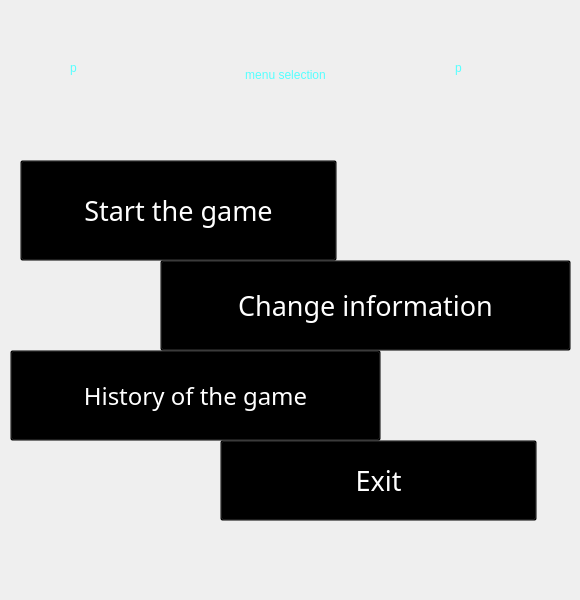
<?xml version="1.0" encoding="UTF-8"?>
<ui version="4.0">
 <class>MenuSelection</class>
 <widget class="QMainWindow" name="MenuSelection">
  <property name="geometry">
   <rect>
    <x>0</x>
    <y>0</y>
    <width>580</width>
    <height>600</height>
   </rect>
  </property>
  <property name="windowTitle">
   <string>MainWindow</string>
  </property>
  <widget class="QWidget" name="centralwidget">
   <widget class="QWidget" name="widget" native="true">
    <property name="geometry">
     <rect>
      <x>0</x>
      <y>0</y>
      <width>580</width>
      <height>600</height>
     </rect>
    </property>
    <property name="styleSheet">
     <string notr="true">QPushButton#exit{ 
background-color: rgba(0,0,0,0);
	color: rgb(255, 255, 255);
}
QPushButton#exit:hover{ 
color:rgba(177,168,182,220)
}
QPushButton#exit:pressed{ 
padding-left:5px;
padding-top:5px;
color:rgba(115 ,128,142,255);
}QPushButton#start{ 
background-color: rgba(0,0,0,0);
	color: rgb(255, 255, 255);
}
QPushButton#start:hover{ 
color:rgba(177,168,182,220)
}
QPushButton#start:pressed{ 
padding-left:5px;
padding-top:5px;
color:rgba(115 ,128,142,255);
}
QPushButton#change_info{ 
background-color: rgba(0,0,0,0);
	color: rgb(255, 255, 255);
}
QPushButton#change_info:hover{ 
color:rgba(177,168,182,220)
}
QPushButton#change_info:pressed{ 
padding-left:5px;
padding-top:5px;
color:rgba(115 ,128,142,255);
}
QPushButton#histoty{ 
background-color: rgba(0,0,0,0);
color: rgb(255, 255, 255);
}
QPushButton#histoty:hover{ 
color:rgba(177,168,182,220)
}
QPushButton#histoty:pressed{ 
padding-left:5px;
padding-top:5px;
color:rgba(115 ,128,142,255);
}
</string>
    </property>
    <widget class="QLabel" name="label">
     <property name="geometry">
      <rect>
       <x>0</x>
       <y>0</y>
       <width>580</width>
       <height>600</height>
      </rect>
     </property>
     <property name="styleSheet">
      <string notr="true">border-image: url(:/resource/Pirate Flag IPhone Wallpaper - IPhone Wallpapers.png);
</string>
     </property>
     <property name="text">
      <string/>
     </property>
    </widget>
    <widget class="QLabel" name="label_2">
     <property name="geometry">
      <rect>
       <x>80</x>
       <y>20</y>
       <width>411</width>
       <height>111</height>
      </rect>
     </property>
     <property name="styleSheet">
      <string notr="true">font: 26pt &quot;Showcard Gothic&quot;;
color: rgb(85, 255, 255);</string>
     </property>
     <property name="text">
      <string>&lt;html&gt;&lt;head/&gt;&lt;body&gt;&lt;p align=&quot;center&quot;&gt;menu selection&lt;/p&gt;&lt;/body&gt;&lt;/html&gt;</string>
     </property>
    </widget>
    <widget class="QPushButton" name="change_info">
     <property name="geometry">
      <rect>
       <x>160</x>
       <y>260</y>
       <width>411</width>
       <height>91</height>
      </rect>
     </property>
     <property name="font">
      <font>
       <family>Snap ITC</family>
       <pointsize>20</pointsize>
       <italic>false</italic>
       <bold>false</bold>
      </font>
     </property>
     <property name="styleSheet">
      <string notr="true">font: 20pt &quot;Snap ITC&quot;;
QPushButton#change_info{ 
background-color: rgba(0,0,0,0);
	color: rgb(255, 255, 255);
}
QPushButton#change_info:hover{ 
color:rgba(177,168,182,220)
}
QPushButton#change_info:pressed{ 
padding-left:5px;
padding-top:5px;
color:rgba(115 ,128,142,255);
}</string>
     </property>
     <property name="text">
      <string>Change information</string>
     </property>
    </widget>
    <widget class="QPushButton" name="histoty">
     <property name="geometry">
      <rect>
       <x>10</x>
       <y>350</y>
       <width>371</width>
       <height>91</height>
      </rect>
     </property>
     <property name="font">
      <font>
       <family>Snap ITC</family>
       <pointsize>18</pointsize>
       <italic>false</italic>
       <bold>false</bold>
      </font>
     </property>
     <property name="styleSheet">
      <string notr="true">font: 18pt &quot;Snap ITC&quot;;
QPushButton#histoty{ 
background-color: rgba(0,0,0,0);
color: rgb(255, 255, 255);
}
QPushButton#histoty:hover{ 
color:rgba(177,168,182,220)
}
QPushButton#histoty:pressed{ 
padding-left:5px;
padding-top:5px;
color:rgba(115 ,128,142,255);
}
</string>
     </property>
     <property name="text">
      <string>History of the game</string>
     </property>
    </widget>
    <widget class="QPushButton" name="exit">
     <property name="geometry">
      <rect>
       <x>220</x>
       <y>440</y>
       <width>317</width>
       <height>81</height>
      </rect>
     </property>
     <property name="font">
      <font>
       <family>Snap ITC</family>
       <pointsize>20</pointsize>
       <italic>false</italic>
       <bold>false</bold>
      </font>
     </property>
     <property name="styleSheet">
      <string notr="true">font: 20pt &quot;Snap ITC&quot;;
QPushButton#exit{ 
background-color: rgba(0,0,0,0);
	color: rgb(255, 255, 255);
}
QPushButton#exit:hover{ 
color:rgba(177,168,182,220)
}
QPushButton#exit:pressed{ 
padding-left:5px;
padding-top:5px;
color:rgba(115 ,128,142,255);
}</string>
     </property>
     <property name="text">
      <string>Exit</string>
     </property>
    </widget>
    <widget class="QPushButton" name="start">
     <property name="geometry">
      <rect>
       <x>20</x>
       <y>160</y>
       <width>317</width>
       <height>101</height>
      </rect>
     </property>
     <property name="font">
      <font>
       <family>Snap ITC</family>
       <pointsize>20</pointsize>
       <italic>false</italic>
       <bold>false</bold>
      </font>
     </property>
     <property name="styleSheet">
      <string notr="true">font: 20pt &quot;Snap ITC&quot;;
QPushButton#start{ 
background-color: rgba(0,0,0,0);
	color: rgb(255, 255, 255);
}
QPushButton#start:hover{ 
color:rgba(177,168,182,220)
}
QPushButton#start:pressed{ 
padding-left:5px;
padding-top:5px;
color:rgba(115 ,128,142,255);
}</string>
     </property>
     <property name="text">
      <string>Start the game</string>
     </property>
    </widget>
    <widget class="QLabel" name="label_3">
     <property name="geometry">
      <rect>
       <x>70</x>
       <y>50</y>
       <width>50</width>
       <height>51</height>
      </rect>
     </property>
     <property name="styleSheet">
      <string notr="true">font: 26pt &quot;Social Media Circled&quot;;
color: rgb(85, 255, 255);</string>
     </property>
     <property name="text">
      <string>&lt;html&gt;&lt;head/&gt;&lt;body&gt;&lt;p&gt;p&lt;br/&gt;&lt;/p&gt;&lt;/body&gt;&lt;/html&gt;</string>
     </property>
    </widget>
    <widget class="QLabel" name="label_4">
     <property name="geometry">
      <rect>
       <x>455</x>
       <y>50</y>
       <width>50</width>
       <height>51</height>
      </rect>
     </property>
     <property name="styleSheet">
      <string notr="true">font: 26pt &quot;Social Media Circled&quot;;
color: rgb(85, 255, 255);</string>
     </property>
     <property name="text">
      <string>&lt;html&gt;&lt;head/&gt;&lt;body&gt;&lt;p&gt;p&lt;br/&gt;&lt;/p&gt;&lt;/body&gt;&lt;/html&gt;</string>
     </property>
    </widget>
   </widget>
  </widget>
 </widget>
 <resources/>
 <connections/>
</ui>
